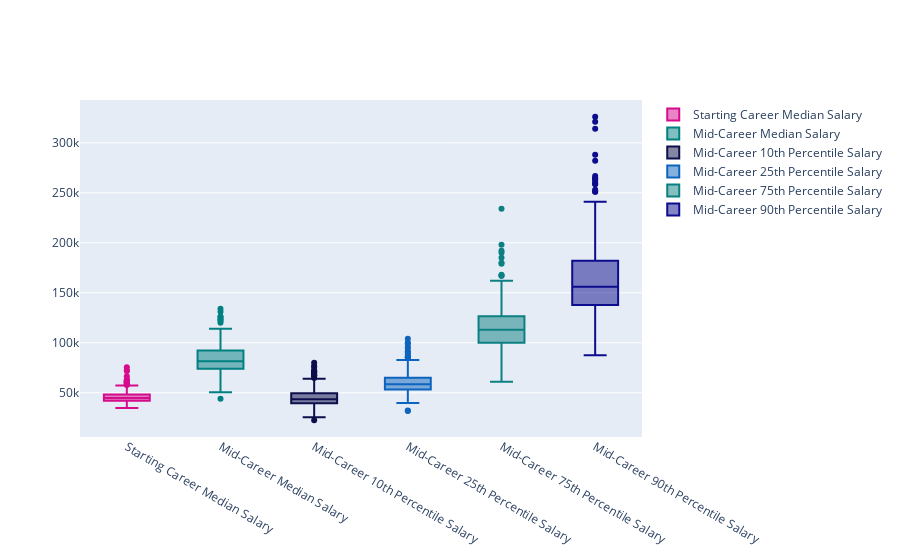

Source (notebook cell):
### Markdown cell above
### Salary Statistics <a id="17"></a>
<mark>[Return Contents](#0)
<hr>

### Code cell
# Colored Box Plot
# prepare data frame
df1 = salariesByCollege_df.sort_values('starting', ascending=False)

trace0 = go.Box(
    y=df1.starting,
    name = 'Starting Career Median Salary',
    marker = dict(
        color = 'rgb(214, 12, 140)',
    )
)
trace1 = go.Box(
    y=df1.midcareer,
    name = 'Mid-Career Median Salary',
    marker = dict(
        color = 'rgb(0, 128, 128)',
    )
)
trace2 = go.Box(
    y=df1.mid_p10,
    name = 'Mid-Career 10th Percentile Salary',
    marker = dict(
        color = 'rgb(12, 15, 75)',
    )
)
trace3 = go.Box(
    y=df1.mid_p25,
    name = 'Mid-Career 25th Percentile Salary',
    marker = dict(
        color = 'rgb(12, 100, 190)',
    )
)
trace4 = go.Box(
    y=df1.mid_p75,
    name = 'Mid-Career 75th Percentile Salary',
    marker = dict(
        color = 'rgb(12, 128, 128)',
    )
)
trace5 = go.Box(
    y=df1.mid_p90,
    name = 'Mid-Career 90th Percentile Salary',
    marker = dict(
        color = 'rgb(12, 12, 140)',
    )
)
data = [trace0, trace1,trace2,trace3,trace4,trace5]
iplot(data)

### Figure 1 — Plotly figure (JSON) as saved in the notebook; plotly's stock layout.template omitted (floating-point values rounded to 4 significant figures; data arrays with more than 128 entries replaced by an {"elided": "..."} marker saying what was removed)
{"data": [{"marker": {"color": "rgb(214, 12, 140)"}, "name": "Starting Career Median Salary", "type": "box", "y": {"elided": "269 int values"}}, {"marker": {"color": "rgb(0, 128, 128)"}, "name": "Mid-Career Median Salary", "type": "box", "y": {"elided": "269 int values"}}, {"marker": {"color": "rgb(12, 15, 75)"}, "name": "Mid-Career 10th Percentile Salary", "type": "box", "y": {"elided": "269 float values"}}, {"marker": {"color": "rgb(12, 100, 190)"}, "name": "Mid-Career 25th Percentile Salary", "type": "box", "y": {"elided": "269 int values"}}, {"marker": {"color": "rgb(12, 128, 128)"}, "name": "Mid-Career 75th Percentile Salary", "type": "box", "y": {"elided": "269 int values"}}, {"marker": {"color": "rgb(12, 12, 140)"}, "name": "Mid-Career 90th Percentile Salary", "type": "box", "y": {"elided": "269 int values"}}], "layout": {}}
